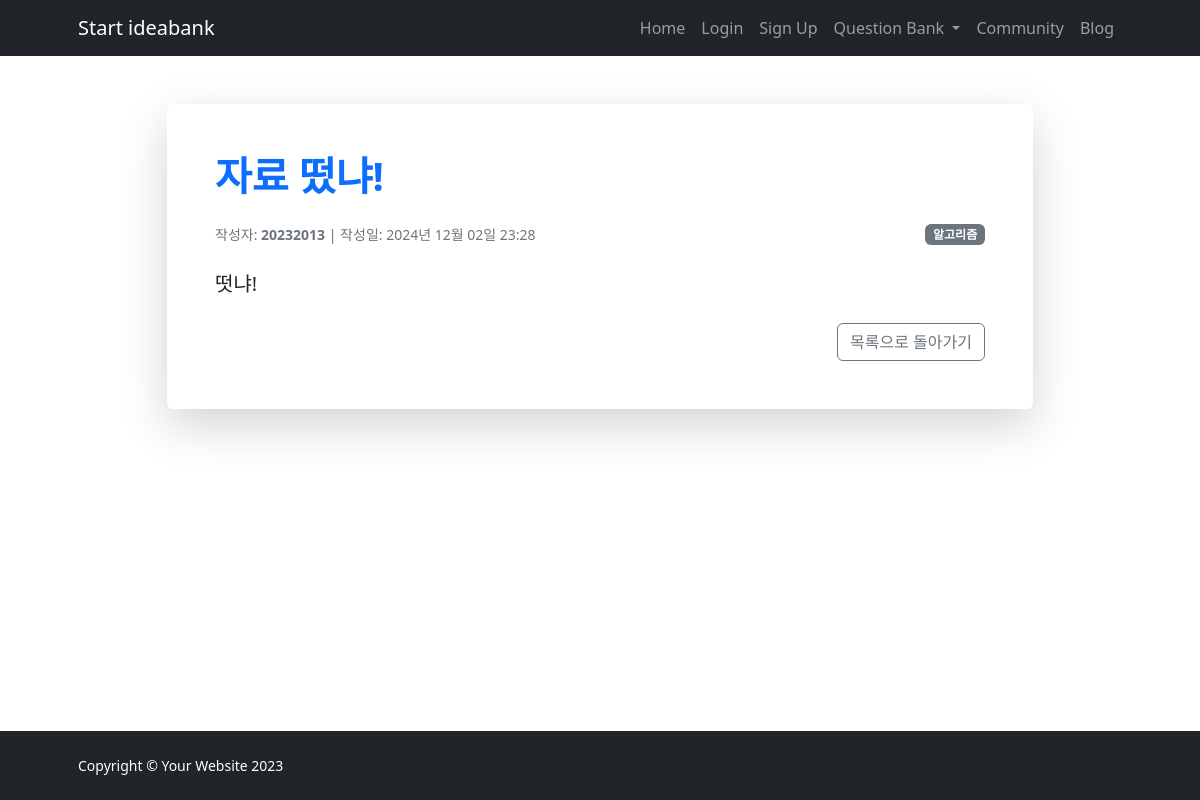
The app's page /data/4/ with its own data.
### IBK_ossproject/models.py (models this page shows, shortened)
class Data(models.Model):
    CATEGORY_CHOICES = [
        ('알고리즘', '알고리즘'),
        ('자료구조', '자료구조'),
        ('프로그래밍 언어', '프로그래밍 언어'),
        ('기타', '기타'),
    ]
    title = models.CharField(max_length=255)  # 질문 제목
    content = models.TextField(default="기본 내용 없음")  # 질문 내용, 기본값 설정
    category = models.CharField(max_length=100, choices=CATEGORY_CHOICES, blank=True, null=True)  # 카테고리
    author = models.ForeignKey(User, on_delete=models.CASCADE, related_name='data_posts')  # 작성자
    created_at = models.DateTimeField(auto_now_add=True)  # 작성일

### IBK_ossproject/views.py (the view)
# urls.py: path('data/<int:data_id>/', views.data_detail, name='data_detail'),  # 자료 상세 보기
def data_detail(request, data_id):
    data = get_object_or_404(Data, id=data_id)
    return render(request, 'data_detail.html', {'data': data})

### templates/data_detail.html (shortened to what this page needs)
{% extends "base.html" %}
{% block content %}
<section class="py-5">
    <div class="container px-5">
        <div class="row justify-content-center">
            <div class="col-lg-10">
                <div class="card shadow-lg border-0">
                    <div class="card-body p-5">
                        <h1 class="fw-bolder mb-4 text-primary">{{ data.title }}</h1>
                        <div class="d-flex justify-content-between align-items-center mb-4">
                            <div class="small text-muted">
                                작성자: <strong>{{ data.author.username }}</strong> | 작성일: {{ data.created_at|date:"Y년 m월 d일 H:i" }}
                            </div>
                            <div class="badge bg-secondary text-white">{{ data.category }}</div>
                        </div>
                        <p class="fs-5 mb-4">{{ data.content }}</p>
                        <div class="d-flex justify-content-end">
                            <a href="{% url 'resources_board' %}" class="btn btn-outline-secondary">목록으로 돌아가기</a>
                        </div>
                    </div>
                </div>
            </div>
        </div>
    </div>
</section>
{% endblock %}

### records on screen
Data: title "자료 떴냐!", author.username "20232013", created_at "2024년 12월 02일 23:28", category "알고리즘", content "떳냐!"
